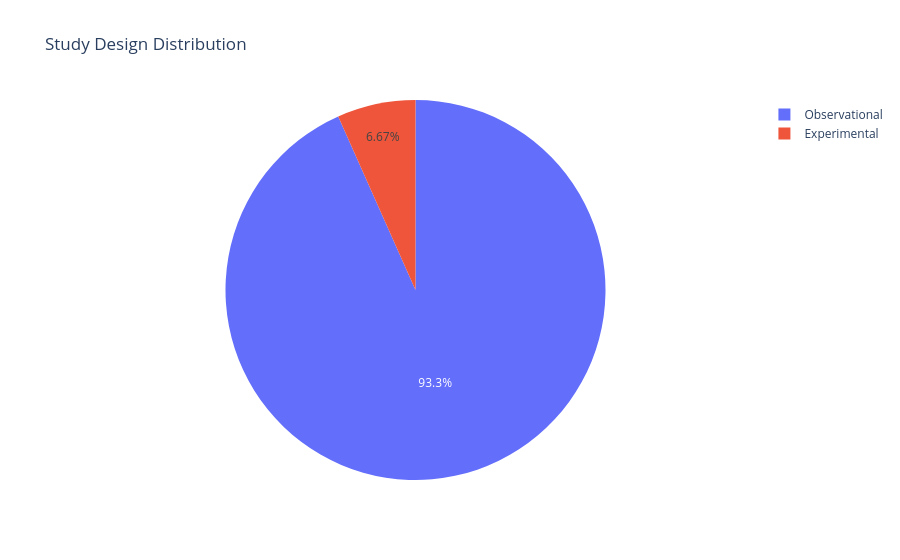

The notebook cell saved with this chart:
### Code cell
# Explore study design
if 'Study_design' in df_main.columns:
    design_counts = df_main['Study_design'].value_counts()
    
    fig = px.pie(
        values=design_counts.values,
        names=design_counts.index,
        title='Study Design Distribution'
    )
    display(fig)
else:
    print("Study_design column not found")

### Figure 1 — Plotly figure (JSON) as saved in the notebook; plotly's stock layout.template omitted (floating-point values rounded to 4 significant figures)
{"data": [{"domain": {"x": [0, 1], "y": [0, 1]}, "hovertemplate": "label=%{label}<br>value=%{value}<extra></extra>", "labels": ["Observational", "Experimental"], "legendgroup": "", "name": "", "showlegend": true, "type": "pie", "values": [14, 1]}], "layout": {"legend": {"tracegroupgap": 0}, "title": {"text": "Study Design Distribution"}}}
